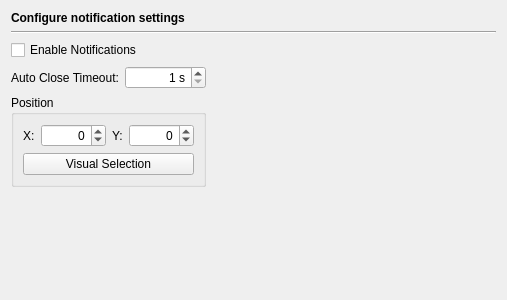
<?xml version="1.0" encoding="UTF-8"?>
<ui version="4.0">
 <class>NotificationsPage</class>
 <widget class="QWidget" name="NotificationsPage">
  <property name="geometry">
   <rect>
    <x>0</x>
    <y>0</y>
    <width>507</width>
    <height>300</height>
   </rect>
  </property>
  <property name="windowTitle">
   <string/>
  </property>
  <layout class="QVBoxLayout" name="verticalLayout">
   <item>
    <widget class="QLabel" name="headerLabel">
     <property name="text">
      <string>&lt;b&gt;Configure notification settings&lt;/b&gt;</string>
     </property>
    </widget>
   </item>
   <item>
    <widget class="Line" name="line11">
     <property name="frameShape">
      <enum>QFrame::HLine</enum>
     </property>
     <property name="frameShadow">
      <enum>QFrame::Sunken</enum>
     </property>
     <property name="orientation">
      <enum>Qt::Horizontal</enum>
     </property>
    </widget>
   </item>
   <item>
    <widget class="QCheckBox" name="enableCheckBox">
     <property name="toolTip">
      <string>Select to enable notifications</string>
     </property>
     <property name="text">
      <string>Enable Notifications</string>
     </property>
    </widget>
   </item>
   <item>
    <layout class="QGridLayout" name="gridLayout_2">
     <item row="0" column="0">
      <widget class="QLabel" name="label">
       <property name="text">
        <string>Auto Close Timeout:</string>
       </property>
      </widget>
     </item>
     <item row="0" column="1">
      <widget class="QSpinBox" name="timeoutSpinBox">
       <property name="toolTip">
        <string>Enter the timeout for closing the notification</string>
       </property>
       <property name="alignment">
        <set>Qt::AlignRight|Qt::AlignTrailing|Qt::AlignVCenter</set>
       </property>
       <property name="suffix">
        <string> s</string>
       </property>
       <property name="minimum">
        <number>1</number>
       </property>
       <property name="maximum">
        <number>10</number>
       </property>
      </widget>
     </item>
     <item row="0" column="2">
      <spacer name="horizontalSpacer">
       <property name="orientation">
        <enum>Qt::Horizontal</enum>
       </property>
       <property name="sizeHint" stdset="0">
        <size>
         <width>40</width>
         <height>20</height>
        </size>
       </property>
      </spacer>
     </item>
     <item row="1" column="0" colspan="2">
      <widget class="QGroupBox" name="groupBox">
       <property name="title">
        <string>Position</string>
       </property>
       <layout class="QGridLayout" name="gridLayout">
        <item row="0" column="0">
         <widget class="QLabel" name="label_2">
          <property name="text">
           <string>X:</string>
          </property>
         </widget>
        </item>
        <item row="0" column="1">
         <widget class="QSpinBox" name="xSpinBox">
          <property name="toolTip">
           <string>Enter the X-position the notification should be shown at</string>
          </property>
          <property name="alignment">
           <set>Qt::AlignRight|Qt::AlignTrailing|Qt::AlignVCenter</set>
          </property>
          <property name="minimum">
           <number>-10000</number>
          </property>
          <property name="maximum">
           <number>10000</number>
          </property>
         </widget>
        </item>
        <item row="0" column="2">
         <widget class="QLabel" name="label_3">
          <property name="text">
           <string>Y:</string>
          </property>
         </widget>
        </item>
        <item row="0" column="3">
         <widget class="QSpinBox" name="ySpinBox">
          <property name="toolTip">
           <string>Enter the Y-position the notification should be shown at</string>
          </property>
          <property name="alignment">
           <set>Qt::AlignRight|Qt::AlignTrailing|Qt::AlignVCenter</set>
          </property>
          <property name="minimum">
           <number>-10000</number>
          </property>
          <property name="maximum">
           <number>10000</number>
          </property>
         </widget>
        </item>
        <item row="1" column="0" colspan="4">
         <widget class="QPushButton" name="visualButton">
          <property name="toolTip">
           <string>Press to select the position visually, release to get it</string>
          </property>
          <property name="text">
           <string>Visual Selection</string>
          </property>
          <property name="checkable">
           <bool>true</bool>
          </property>
         </widget>
        </item>
       </layout>
      </widget>
     </item>
    </layout>
   </item>
   <item>
    <spacer name="verticalSpacer">
     <property name="orientation">
      <enum>Qt::Vertical</enum>
     </property>
     <property name="sizeHint" stdset="0">
      <size>
       <width>20</width>
       <height>142</height>
      </size>
     </property>
    </spacer>
   </item>
  </layout>
 </widget>
 <tabstops>
  <tabstop>enableCheckBox</tabstop>
  <tabstop>timeoutSpinBox</tabstop>
  <tabstop>xSpinBox</tabstop>
  <tabstop>ySpinBox</tabstop>
  <tabstop>visualButton</tabstop>
 </tabstops>
 <resources/>
 <connections/>
</ui>
